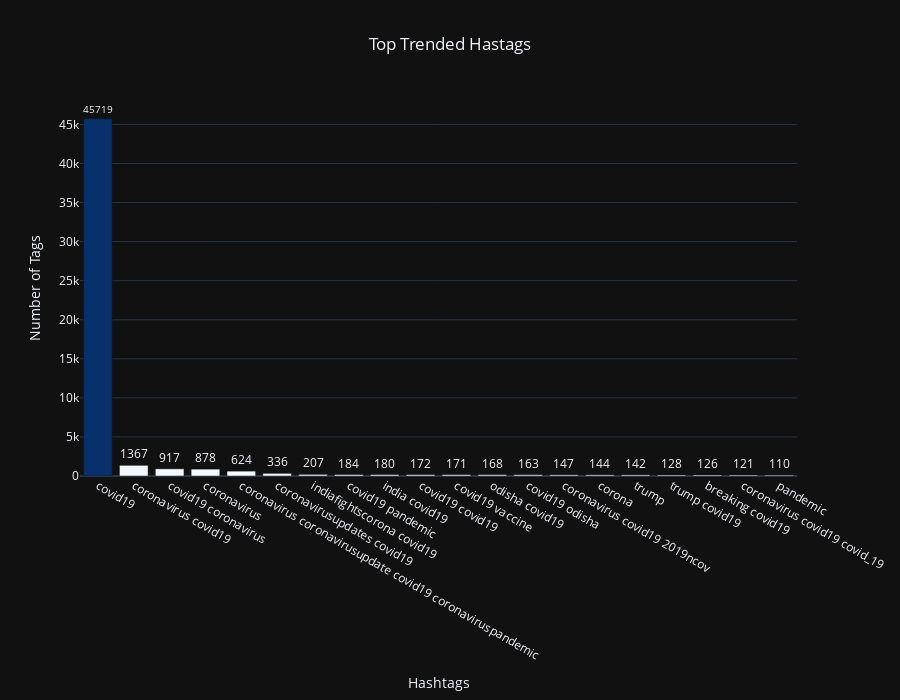

Notebook code for this chart:
### Code cell
fig = go.Figure(go.Bar(x=top_hash_df['word'],
                       y=top_hash_df['count'],
                       marker={'color': top_hash_df['count'],'colorscale': 'blues'},  
                       text=top_hash_df['count'],
                       textposition = "outside"))

fig.update_layout(title_text='Top Trended Hastags',
                  xaxis_title="Hashtags ",
                  yaxis_title="Number of Tags ",
                  template="plotly_dark",
                  height=700,
                  title_x=0.5)
fig.show()

### Figure 1 — Plotly figure (JSON) as saved in the notebook; plotly's stock layout.template omitted (floating-point values rounded to 4 significant figures)
{"data": [{"marker": {"color": [45719, 1367, 917, 878, 624, 336, 207, 184, 180, 172, 171, 168, 163, 147, 144, 142, 128, 126, 121, 110], "colorscale": [[0, "rgb(247,251,255)"], [0.125, "rgb(222,235,247)"], [0.25, "rgb(198,219,239)"], [0.375, "rgb(158,202,225)"], [0.5, "rgb(107,174,214)"], [0.625, "rgb(66,146,198)"], [0.75, "rgb(33,113,181)"], [0.875, "rgb(8,81,156)"], [1, "rgb(8,48,107)"]]}, "text": [45719, 1367, 917, 878, 624, 336, 207, 184, 180, 172, 171, 168, 163, 147, 144, 142, 128, 126, 121, 110], "textposition": "outside", "type": "bar", "x": ["covid19", "coronavirus covid19", "covid19 coronavirus", "coronavirus", "coronavirus coronavirusupdate covid19 coronaviruspandemic", "coronavirusupdates covid19", "indiafightscorona covid19", "covid19 pandemic", "india covid19", "covid19 covid19", "covid19 vaccine", "odisha covid19", "covid19 odisha", "coronavirus covid19 2019ncov", "corona", "trump", "trump covid19", "breaking covid19", "coronavirus covid19 covid_19", "pandemic"], "y": [45719, 1367, 917, 878, 624, 336, 207, 184, 180, 172, 171, 168, 163, 147, 144, 142, 128, 126, 121, 110]}], "layout": {"height": 700, "title": {"text": "Top Trended Hastags", "x": 0.5}, "xaxis": {"title": {"text": "Hashtags "}}, "yaxis": {"title": {"text": "Number of Tags "}}}}
